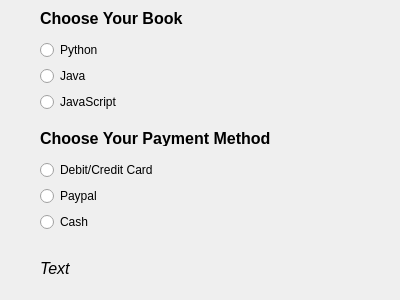
<?xml version="1.0" encoding="UTF-8"?>
<ui version="4.0">
 <class>Form</class>
 <widget class="QWidget" name="Form">
  <property name="geometry">
   <rect>
    <x>0</x>
    <y>0</y>
    <width>400</width>
    <height>300</height>
   </rect>
  </property>
  <property name="windowTitle">
   <string>Form</string>
  </property>
  <widget class="QLabel" name="label">
   <property name="geometry">
    <rect>
     <x>40</x>
     <y>10</y>
     <width>151</width>
     <height>16</height>
    </rect>
   </property>
   <property name="font">
    <font>
     <pointsize>12</pointsize>
     <bold>true</bold>
    </font>
   </property>
   <property name="text">
    <string>Choose Your Book</string>
   </property>
  </widget>
  <widget class="QLabel" name="label_2">
   <property name="geometry">
    <rect>
     <x>40</x>
     <y>130</y>
     <width>241</width>
     <height>16</height>
    </rect>
   </property>
   <property name="font">
    <font>
     <pointsize>12</pointsize>
     <bold>true</bold>
    </font>
   </property>
   <property name="text">
    <string>Choose Your Payment Method</string>
   </property>
  </widget>
  <widget class="QLabel" name="label_3">
   <property name="geometry">
    <rect>
     <x>40</x>
     <y>260</y>
     <width>49</width>
     <height>16</height>
    </rect>
   </property>
   <property name="font">
    <font>
     <pointsize>12</pointsize>
     <italic>true</italic>
    </font>
   </property>
   <property name="text">
    <string>Text</string>
   </property>
  </widget>
  <widget class="QWidget" name="">
   <property name="geometry">
    <rect>
     <x>40</x>
     <y>40</y>
     <width>77</width>
     <height>74</height>
    </rect>
   </property>
   <layout class="QVBoxLayout" name="verticalLayout">
    <item>
     <widget class="QRadioButton" name="radioButton">
      <property name="text">
       <string>Python</string>
      </property>
     </widget>
    </item>
    <item>
     <widget class="QRadioButton" name="radioButton_2">
      <property name="text">
       <string>Java</string>
      </property>
     </widget>
    </item>
    <item>
     <widget class="QRadioButton" name="radioButton_3">
      <property name="text">
       <string>JavaScript</string>
      </property>
     </widget>
    </item>
   </layout>
  </widget>
  <widget class="QWidget" name="">
   <property name="geometry">
    <rect>
     <x>40</x>
     <y>160</y>
     <width>118</width>
     <height>74</height>
    </rect>
   </property>
   <layout class="QVBoxLayout" name="verticalLayout_2">
    <item>
     <widget class="QRadioButton" name="radioButton_4">
      <property name="text">
       <string>Debit/Credit Card</string>
      </property>
     </widget>
    </item>
    <item>
     <widget class="QRadioButton" name="radioButton_5">
      <property name="text">
       <string>Paypal</string>
      </property>
     </widget>
    </item>
    <item>
     <widget class="QRadioButton" name="radioButton_6">
      <property name="text">
       <string>Cash</string>
      </property>
     </widget>
    </item>
   </layout>
  </widget>
 </widget>
 <resources/>
 <connections/>
</ui>
